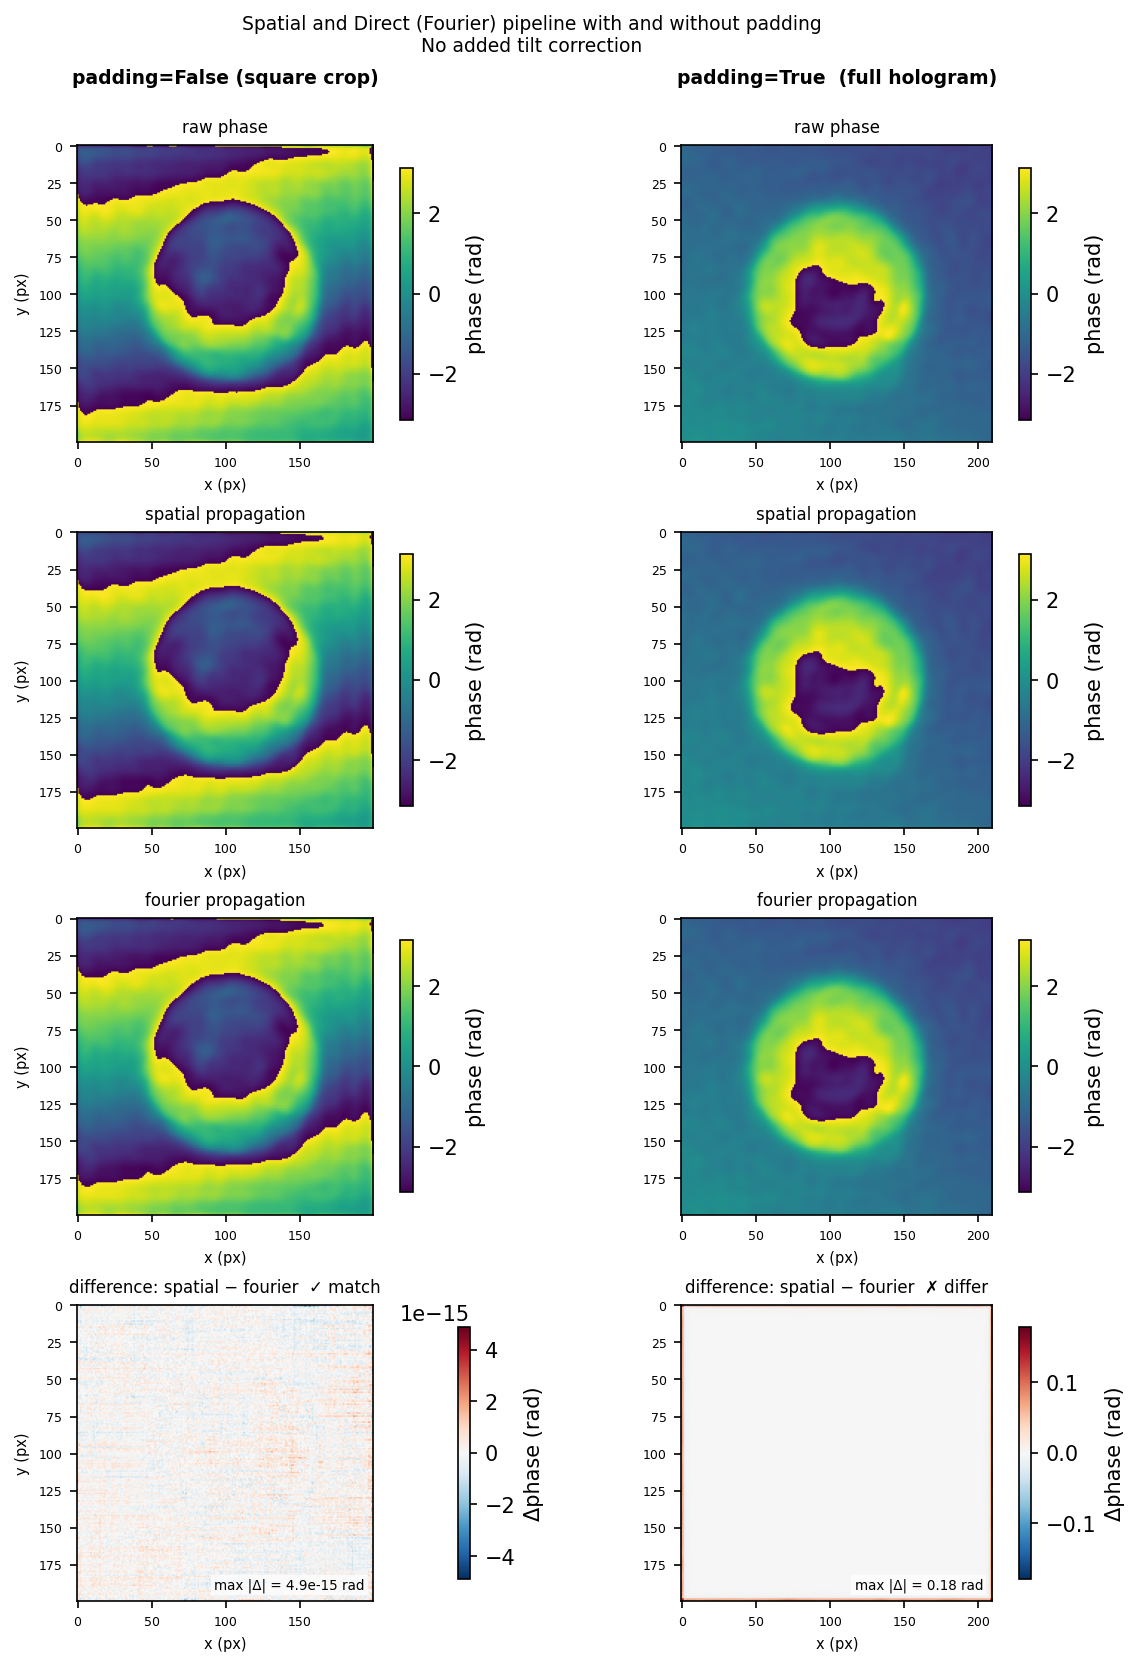

This chart was generated by the following Python code:
"""Spatial vs. Direct (Fourier) Pipeline with/without padding

Combined qpretrieve + nrefocus pipeline for the spatial
vs direct Fourier pipeline.

Two padding cases show the difference in output:

- padding=False
    - the two pipelines are numerically identical. However, without
      padding more phase discontinuities occur.
- padding=True
    - The pipelines output slightly difference results.
      The spatial path tells nrefocus to
      re-pad the already-finalized field, while the fourier
      path propagates the padded Fourier data
      directly without a second padding step. These are
      physically different operations, so the outputs will not match.

This script just demonstrates the spatial vs. fourier pipeline,
we do not do any background subtraction or phase unwrapping.
"""

import matplotlib.pyplot as plt
import numpy as np
import qpretrieve
import nrefocus

qpretrieve.set_ndarray_backend("numpy")
nrefocus.set_ndarray_backend("numpy")

edata = np.load("./data/hologram_cell.npz")
hologram = edata["data"].copy()
# crop to the smaller side
_s = min(hologram.shape)
hologram_sq = hologram[:_s, :_s]
propagation_kwargs = dict(d=1.5, nm=1.533, res=8.25, method="fresnel")


def _spatial_pipeline(hologram, padding_qpr, padding_nrf):
    holo = qpretrieve.OffAxisHologram(hologram, padding=padding_qpr)
    field = holo.run_pipeline(output_domain="spatial")
    return nrefocus.refocus(field=field, padding=padding_nrf, **propagation_kwargs)


def _fourier_pipeline(hologram, padding_qpr, padding_nrf):
    holo = qpretrieve.OffAxisHologram(hologram, padding=padding_qpr)
    artifact = holo.run_pipeline(output_domain="fourier")
    return nrefocus.refocus(field=artifact, padding=padding_nrf, **propagation_kwargs)


# spatial pipeline - no padding (square crop required) - pipelines match
pad_zero = 0
field_raw_nopad = qpretrieve.OffAxisHologram(
    hologram_sq, padding=pad_zero).run_pipeline(output_domain="spatial")
field_spatial_nopad = _spatial_pipeline(hologram_sq, pad_zero, pad_zero)
field_fourier_nopad = _fourier_pipeline(hologram_sq, pad_zero, pad_zero)

assert np.allclose(field_spatial_nopad, field_fourier_nopad, atol=1e-10), (
    "padding=False don't match when they should.")
print("padding=False match:", True)

pad_one = 1
# new direct pipeline - with padding - pipelines do not match (expected)
field_raw_pad = qpretrieve.OffAxisHologram(
    hologram, padding=pad_one).run_pipeline(output_domain="spatial")
field_spatial_pad = _spatial_pipeline(hologram, pad_one, pad_one)
field_fourier_pad = _fourier_pipeline(hologram, pad_one, pad_one)

assert not np.allclose(field_spatial_pad, field_fourier_pad, atol=1e-10)
max_diff = np.abs(field_spatial_pad - field_fourier_pad).max()
print(f"padding=True: (spatial − fourier) = {max_diff:.4g}  (expected)")


def _phase(field):
    return np.angle(field[0])


diff_pad = _phase(field_spatial_pad) - _phase(field_fourier_pad)
diff_nopad = _phase(field_spatial_nopad) - _phase(field_fourier_nopad)

panel_titles = [
    ("raw phase", "raw phase"),
    ("spatial propagation", "spatial propagation"),
    ("fourier propagation", "fourier propagation"),
    ("difference: spatial − fourier  ✓ match",
     "difference: spatial − fourier  ✗ differ"),
]
rows = [
    ((_phase(field_raw_nopad), _phase(field_raw_pad)),
     "phase (rad)", "viridis"),
    ((_phase(field_spatial_nopad), _phase(field_spatial_pad)),
     "phase (rad)", "viridis"),
    ((_phase(field_fourier_nopad), _phase(field_fourier_pad)),
     "phase (rad)", "viridis"),
    ((diff_nopad, diff_pad),
     "Δphase (rad)", "RdBu_r"),
]
col_headers = ["padding=False (square crop)", "padding=True  (full hologram)"]

fig, axes = plt.subplots(4, 2, figsize=(8, 11), constrained_layout=True)
fig.suptitle("Spatial and Direct (Fourier) pipeline with and without padding\n"
             "No added tilt correction", fontsize=9)

for row_idx, ((img0, img1), cbar_label, cmap) in enumerate(rows):
    for col_idx, img in enumerate((img0, img1)):
        ax = axes[row_idx, col_idx]
        if cmap == "RdBu_r":
            # per-column limits: nopad column stays at its own (near-zero)
            # range so it appears uniformly dark; padded column shows full
            # contrast. annotate both with max |Δ| for direct comparison.
            lim = np.abs(img).max()
            im = ax.imshow(img, cmap=cmap, vmin=-lim, vmax=lim)
            ax.text(0.97, 0.03, f"max |Δ| = {lim:.2g} rad",
                    transform=ax.transAxes, fontsize=6.5, color="black",
                    ha="right", va="bottom",
                    bbox=dict(fc="white", ec="none", alpha=0.7, pad=1.5))
        else:
            im = ax.imshow(img, cmap=cmap)
        ax.set_title(panel_titles[row_idx][col_idx], fontsize=8)
        ax.tick_params(labelsize=6)
        ax.set_xlabel("x (px)", fontsize=7)
        fig.colorbar(im, ax=ax, label=cbar_label, shrink=0.85)
    axes[row_idx, 0].set_ylabel("y (px)", fontsize=7)

# column headers above row 0
for col_idx, header in enumerate(col_headers):
    axes[0, col_idx].annotate(
        header,
        xy=(0.5, 1.0), xycoords="axes fraction",
        xytext=(0, 28), textcoords="offset points",
        ha="center", va="bottom", fontsize=9, fontweight="bold",
    )

plt.savefig("pipeline_domain_comparison.png", dpi=150, bbox_inches="tight")
plt.show()
